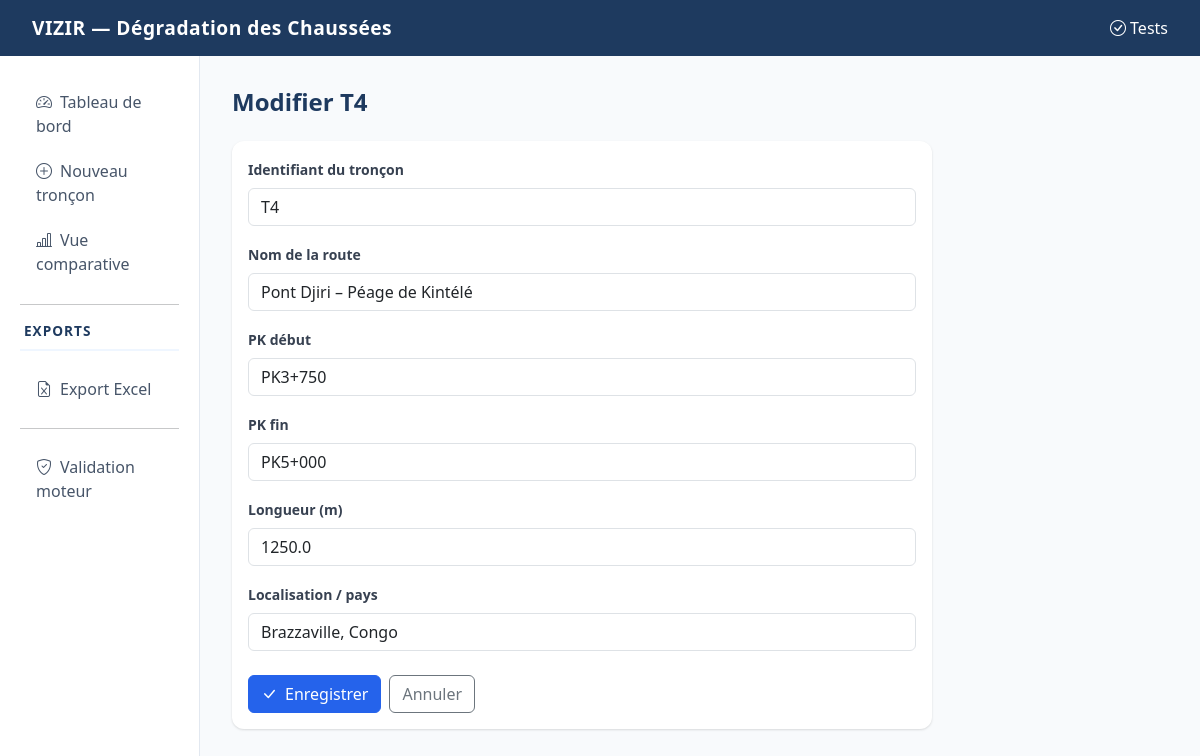
Page /troncon/4/modifier/ on the committed database.
### troncons/models.py (models this page shows, shortened)
class Troncon(models.Model):
    nom = models.CharField(max_length=100, verbose_name="Identifiant du tronçon")
    route = models.CharField(max_length=200, verbose_name="Nom de la route", blank=True)
    pk_debut = models.CharField(max_length=50, verbose_name="PK début", blank=True)
    pk_fin = models.CharField(max_length=50, verbose_name="PK fin", blank=True)
    longueur_m = models.FloatField(verbose_name="Longueur (m)", null=True, blank=True)
    localisation = models.CharField(max_length=300, verbose_name="Localisation / pays", blank=True)
    date_creation = models.DateTimeField(default=timezone.now)
    class Meta:
        verbose_name = "Tronçon"
        verbose_name_plural = "Tronçons"
        ordering = ['-date_creation']

### troncons/views.py (the view)
# urls.py: path('troncon/<int:pk>/modifier/', views.troncon_edit, name='troncon_edit'),
def troncon_edit(request, pk):
    troncon = get_object_or_404(Troncon, pk=pk)
    if request.method == 'POST':
        form = TronconForm(request.POST, instance=troncon)
        if form.is_valid():
            form.save()
            messages.success(request, "Tronçon mis à jour.")
            return redirect('troncon_detail', pk=pk)
    else:
        form = TronconForm(instance=troncon)
    return render(request, 'troncons/troncon_form.html', {'form': form, 'titre': f'Modifier {troncon.nom}', 'troncon': troncon})

### troncons/forms.py
class TronconForm(forms.ModelForm):
    class Meta:
        model = Troncon
        fields = ['nom', 'route', 'pk_debut', 'pk_fin', 'longueur_m', 'localisation']
        widgets = {
            'nom': forms.TextInput(attrs={'class': 'form-control', 'placeholder': 'Ex. T1'}),
            'route': forms.TextInput(attrs={'class': 'form-control', 'placeholder': 'Ex. RN1 Brazzaville–Kintélé'}),
            'pk_debut': forms.TextInput(attrs={'class': 'form-control', 'placeholder': 'Ex. PK0+000'}),
            'pk_fin': forms.TextInput(attrs={'class': 'form-control', 'placeholder': 'Ex. PK1+250'}),
            'longueur_m': forms.NumberInput(attrs={'class': 'form-control', 'step': '0.1'}),
            'localisation': forms.TextInput(attrs={'class': 'form-control', 'placeholder': 'Ex. Brazzaville, Congo'}),
        }

### troncons/templates/troncons/troncon_form.html (shortened to what this page needs)
{% extends 'troncons/base.html' %}
{% block content %}
<div class="mb-4">
    <h4 class="fw-bold" style="color: var(--primary)">{{ titre }}</h4>
</div>
<div class="card" style="max-width: 700px;">
    <div class="card-body">
        <form method="post">
            {% for field in form %}
            <div class="mb-3">
                <label class="form-label">{{ field.label }}</label>
                {{ field }}
            </div>
            {% endfor %}
            <div class="d-flex gap-2 mt-4">
                <button type="submit" class="btn btn-primary">
                    <i class="bi bi-check-lg me-2"></i>Enregistrer
                </button>
                <a href="{% url 'dashboard' %}" class="btn btn-outline-secondary">Annuler</a>
            </div>
        </form>
    </div>
</div>
{% endblock %}

### troncons/templates/troncons/base.html (style rules this page uses)
:root { --primary: #1e3a5f; --accent: #2563EB; --danger: #DC2626; --warning: #D97706; --success: #16A34A; }
body { background: #f8fafc; font-family: 'Segoe UI', sans-serif; }
.card { border: none; border-radius: 12px; box-shadow: 0 1px 3px rgba(0,0,0,0.08), 0 1px 2px rgba(0,0,0,0.06); }
.btn-primary { background: var(--accent); border-color: var(--accent); }
.form-label { font-weight: 600; font-size: 0.875rem; color: #374151; }

### rows in the picture
Troncon: form "T4" "Pont Djiri – Péage de Kintélé" "PK3+750" "PK5+000" "1250.0" "Brazzaville, Congo"

### other values in the picture
{{ titre }} "Modifier T4"
{{ field.label }} "Identifiant du tronçon" "Nom de la route" "PK début" "PK fin" "Longueur (m)" "Localisation / pays"
